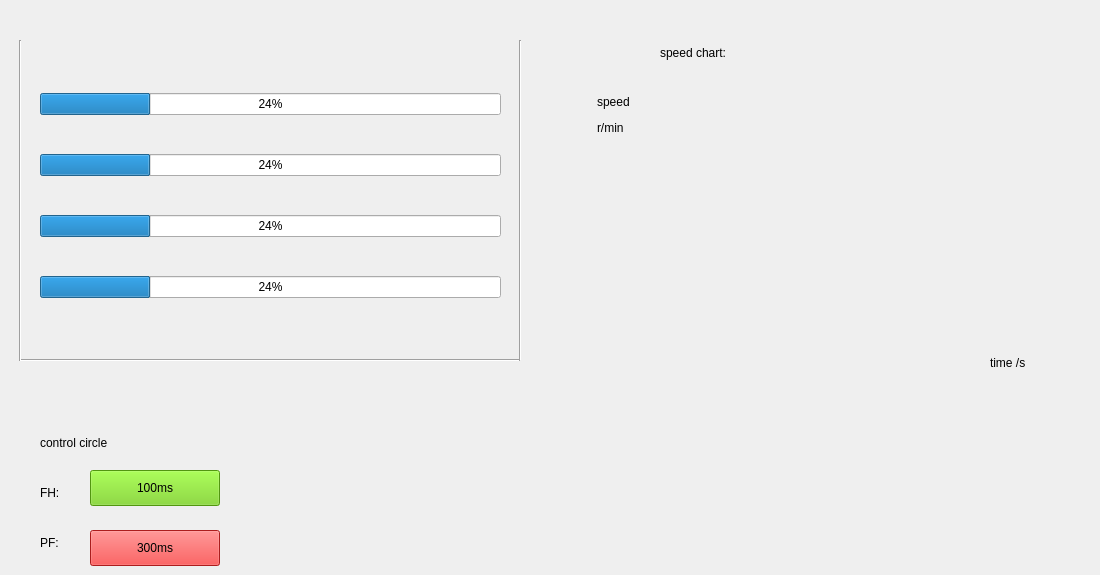
      <widget class="QWidget" name="tab">
       <attribute name="title">
        <string>Experiments</string>
       </attribute>
       <widget class="Widget" name="widget" native="true">
        <property name="geometry">
         <rect>
          <x>660</x>
          <y>80</y>
          <width>431</width>
          <height>261</height>
         </rect>
        </property>
       </widget>
       <widget class="Line" name="line_2">
        <property name="geometry">
         <rect>
          <x>20</x>
          <y>350</y>
          <width>501</width>
          <height>20</height>
         </rect>
        </property>
        <property name="orientation">
         <enum>Qt::Horizontal</enum>
        </property>
       </widget>
       <widget class="Line" name="line_3">
        <property name="geometry">
         <rect>
          <x>510</x>
          <y>40</y>
          <width>20</width>
          <height>321</height>
         </rect>
        </property>
        <property name="orientation">
         <enum>Qt::Vertical</enum>
        </property>
       </widget>
       <widget class="Line" name="line_4">
        <property name="geometry">
         <rect>
          <x>10</x>
          <y>40</y>
          <width>20</width>
          <height>321</height>
         </rect>
        </property>
        <property name="orientation">
         <enum>Qt::Vertical</enum>
        </property>
       </widget>
       <widget class="QWidget" name="layoutWidget">
        <property name="geometry">
         <rect>
          <x>40</x>
          <y>60</y>
          <width>461</width>
          <height>271</height>
         </rect>
        </property>
        <layout class="QVBoxLayout" name="verticalLayout_6">
         <item>
          <widget class="QProgressBar" name="progressBar1">
           <property name="value">
            <number>24</number>
           </property>
          </widget>
         </item>
         <item>
          <widget class="QProgressBar" name="progressBar1_2">
           <property name="value">
            <number>24</number>
           </property>
          </widget>
         </item>
         <item>
          <widget class="QProgressBar" name="progressBar1_3">
           <property name="value">
            <number>24</number>
           </property>
          </widget>
         </item>
         <item>
          <widget class="QProgressBar" name="progressBar1_4">
           <property name="value">
            <number>24</number>
           </property>
          </widget>
         </item>
        </layout>
       </widget>
       <widget class="QLabel" name="label_15">
        <property name="geometry">
         <rect>
          <x>660</x>
          <y>40</y>
          <width>131</width>
          <height>25</height>
         </rect>
        </property>
        <property name="text">
         <string>speed chart:</string>
        </property>
       </widget>
       <widget class="QLabel" name="label_16">
        <property name="geometry">
         <rect>
          <x>990</x>
          <y>350</y>
          <width>98</width>
          <height>25</height>
         </rect>
        </property>
        <property name="text">
         <string>time /s</string>
        </property>
       </widget>
       <widget class="QLabel" name="label_17">
        <property name="geometry">
         <rect>
          <x>597</x>
          <y>80</y>
          <width>61</width>
          <height>71</height>
         </rect>
        </property>
        <property name="text">
         <string>&lt;html&gt;&lt;head/&gt;&lt;body&gt;&lt;p&gt;speed&lt;/p&gt;&lt;p&gt;r/min&lt;/p&gt;&lt;/body&gt;&lt;/html&gt;</string>
        </property>
       </widget>
       <widget class="QLabel" name="label_18">
        <property name="geometry">
         <rect>
          <x>40</x>
          <y>430</y>
          <width>141</width>
          <height>25</height>
         </rect>
        </property>
        <property name="text">
         <string>control circle</string>
        </property>
       </widget>
       <widget class="QLabel" name="label_19">
        <property name="geometry">
         <rect>
          <x>40</x>
          <y>480</y>
          <width>41</width>
          <height>25</height>
         </rect>
        </property>
        <property name="text">
         <string>FH:</string>
        </property>
       </widget>
       <widget class="QPushButton" name="pushButton_7">
        <property name="geometry">
         <rect>
          <x>90</x>
          <y>470</y>
          <width>130</width>
          <height>36</height>
         </rect>
        </property>
        <property name="styleSheet">
         <string notr="true">background-color: rgb(115, 210, 22);</string>
        </property>
        <property name="text">
         <string>100ms</string>
        </property>
       </widget>
       <widget class="QLabel" name="label_20">
        <property name="geometry">
         <rect>
          <x>40</x>
          <y>530</y>
          <width>41</width>
          <height>25</height>
         </rect>
        </property>
        <property name="text">
         <string>PF:</string>
        </property>
       </widget>
       <widget class="QPushButton" name="pushButton_14">
        <property name="geometry">
         <rect>
          <x>90</x>
          <y>530</y>
          <width>130</width>
          <height>36</height>
         </rect>
        </property>
        <property name="styleSheet">
         <string notr="true">background-color: rgb(239, 41, 41);</string>
        </property>
        <property name="text">
         <string>300ms</string>
        </property>
       </widget>
      </widget>
